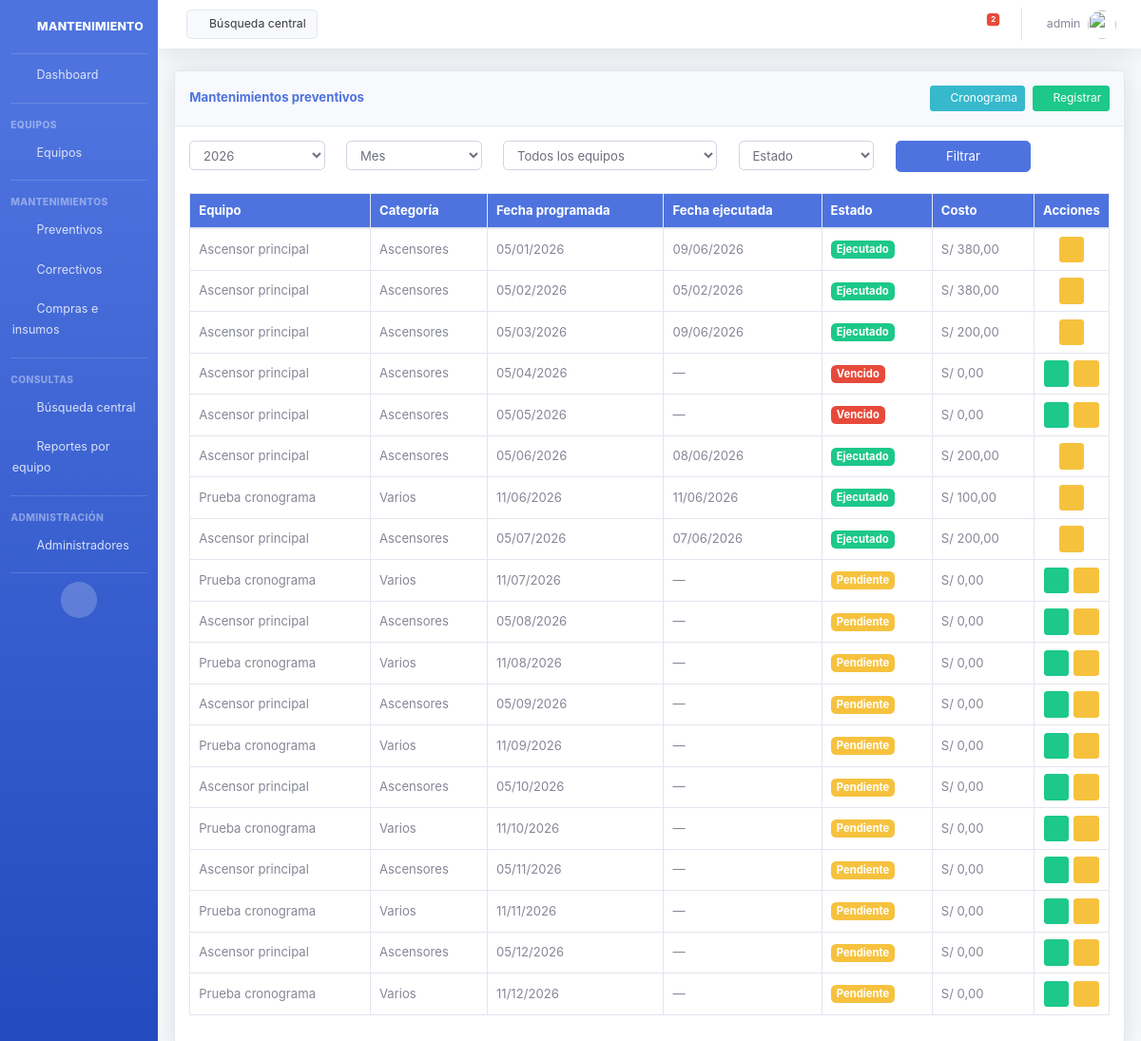
Screenshot of /api/preventivos/ (signed in) with the database file from the repository.
### core/models.py (models this page shows, shortened)
class Administrador(AbstractUser):
    pass

class MantenimientoPreventivo(models.Model):
    ESTADO_CHOICES = [
        ('pendiente', 'Pendiente'),
        ('ejecutado', 'Ejecutado'),
        ('vencido', 'Vencido'),
    ]
    equipo = models.ForeignKey(Equipo, on_delete=models.CASCADE, related_name='mantenimientos_preventivos')
    fecha_programada = models.DateField()
    fecha_ejecutada = models.DateField(null=True, blank=True)
    estado = models.CharField(max_length=20, choices=ESTADO_CHOICES, default='pendiente')
    descripcion = models.TextField(blank=True, verbose_name='Descripción del trabajo')
    costo = models.DecimalField(max_digits=10, decimal_places=2, default=0)
    tecnico_responsable = models.CharField(max_length=200, blank=True)
    observaciones = models.TextField(blank=True)
    registrado_por = models.ForeignKey(get_user_model(), on_delete=models.SET_NULL, null=True, blank=True)
    fecha_registro = models.DateTimeField(auto_now_add=True)
    class Meta:
        ordering = ['fecha_programada']
        verbose_name = 'Mantenimiento preventivo'
        verbose_name_plural = 'Mantenimientos preventivos'
        unique_together = ['equipo', 'fecha_programada']

class Equipo(models.Model):
    nombre = models.CharField(max_length=200)
    categoria = models.CharField(max_length=80, choices=CATEGORIA_EQUIPO_CHOICES, default='varios')
    ubicacion = models.CharField(max_length=200)
    marca = models.CharField(max_length=100, blank=True)
    modelo = models.CharField(max_length=100, blank=True)
    numero_serie = models.CharField(max_length=100, blank=True)
    frecuencia_preventiva = models.CharField(max_length=20, choices=FRECUENCIA_CHOICES, default='mensual')
    fecha_base_programacion = models.DateField(help_text='Fecha de referencia para el cronograma anual')
    proveedor_servicio = models.CharField(max_length=200, blank=True)
    observaciones = models.TextField(blank=True)
    activo = models.BooleanField(default=True)
    fecha_registro = models.DateTimeField(auto_now_add=True)
    class Meta:
        ordering = ['categoria', 'nombre']
        verbose_name = 'Equipo'
        verbose_name_plural = 'Equipos'

### core/views.py (the view)
# urls.py: path('preventivos/', preventivos_list, name='preventivos-list'),
def preventivos_list(request):
    actualizar_estados_vencidos()
    anio_filtro = _anio_filtro_listado(request)
    mes = request.GET.get('mes')
    equipo_id = request.GET.get('equipo')
    estado = request.GET.get('estado', '')
    preventivos = MantenimientoPreventivo.objects.select_related('equipo')
    if anio_filtro is not None:
        preventivos = preventivos.filter(fecha_programada__year=anio_filtro)
    if mes:
        preventivos = preventivos.filter(fecha_programada__month=int(mes))
    if equipo_id:
        preventivos = preventivos.filter(equipo_id=int(equipo_id))
    if estado:
        preventivos = preventivos.filter(estado=estado)
    preventivos = preventivos.order_by('fecha_programada')
    return render(request, 'core/preventivos_list.html', {
        'preventivos': preventivos,
        'estado_seleccionado': estado,
        **_contexto_filtros(request),
    })

### core/views.py (called while the page is built)
def _contexto_filtros(request):
    hoy = date.today()
    return {
        'anio_seleccionado': request.GET.get('anio', hoy.year),
        'mes_seleccionado': request.GET.get('mes', ''),
        'equipo_seleccionado': request.GET.get('equipo', ''),
        'q': request.GET.get('q', ''),
        'anios_disponibles': list(range(hoy.year - 2, hoy.year + 3)),
        'meses_disponibles': MESES,
        'equipos_filtro': Equipo.objects.filter(activo=True),
    }

def _anio_filtro_listado(request):
    hoy = date.today()
    if 'anio' not in request.GET:
        return hoy.year
    anio = request.GET.get('anio', '')
    return int(anio) if anio else None

def actualizar_estados_vencidos():
    MantenimientoPreventivo.objects.filter(
        estado='pendiente',
        fecha_programada__lt=date.today(),
    ).update(estado='vencido')

### core/templates/core/preventivos_list.html (shortened to what this page needs)
{% extends 'core/base.html' %}
{% block content %}
<div class="card shadow mb-4">
    <div class="card-header py-3 d-flex justify-content-between align-items-center flex-wrap">
        <h6 class="m-0 font-weight-bold text-primary">Mantenimientos preventivos</h6>
        <div class="mt-2 mt-md-0">
            <a href="{% url 'cronograma-preventivos' %}" class="btn btn-info btn-sm mr-1"><i class="fas fa-calendar"></i> Cronograma</a>
            <a href="{% url 'preventivo-create' %}" class="btn btn-success btn-sm"><i class="fas fa-plus"></i> Registrar</a>
        </div>
    </div>
    <div class="card-body">
        {% include 'core/partials/filtros_listado.html' %}
        <div class="table-responsive mt-3">
            <table id="tabla-datos" class="table table-bordered table-hover">
                <thead class="bg-primary text-white">
                    <tr>
                        <th>Equipo</th>
                        <th>Categoría</th>
                        <th>Fecha programada</th>
                        <th>Fecha ejecutada</th>
                        <th>Estado</th>
                        <th>Costo</th>
                        <th class="col-acciones">Acciones</th>
                    </tr>
                </thead>
                <tbody>
                    {% for p in preventivos %}
                    <tr>
                        <td>{{ p.equipo.nombre }}</td>
                        <td>{{ p.equipo.get_categoria_display }}</td>
                        <td data-order="{{ p.fecha_programada|date:'Y-m-d' }}">{{ p.fecha_programada|date:"d/m/Y" }}</td>
                        <td data-order="{% if p.fecha_ejecutada %}{{ p.fecha_ejecutada|date:'Y-m-d' }}{% endif %}">{{ p.fecha_ejecutada|date:"d/m/Y"|default:"—" }}</td>
                        <td>
                            <span class="badge badge-{% if p.estado == 'ejecutado' %}success{% elif p.estado == 'vencido' %}danger{% else %}warning{% endif %}">
                                {{ p.get_estado_display }}
                            </span>
                        </td>
                        <td>S/ {{ p.costo|floatformat:2 }}</td>
                        <td class="td-acciones">
                            <div class="tabla-acciones">
                                {% if p.estado != 'ejecutado' %}
                                <a href="{% url 'preventivo-ejecutar' p.id %}" class="btn btn-success btn-sm" title="Marcar ejecutado"><i class="fas fa-check"></i></a>
                                {% endif %}
                                <a href="{% url 'preventivo-edit' p.id %}" class="btn btn-warning btn-sm" title="Editar"><i class="fas fa-edit"></i></a>
                            </div>
                        </td>
                    </tr>
                    {% endfor %}
                </tbody>
            </table>
        </div>
    </div>
</div>
{% endblock %}
{% block extra_css %}
<link rel="stylesheet" href="https://cdn.datatables.net/1.13.6/css/dataTables.bootstrap4.min.css">
{% endblock %}

### core/templates/core/header.html (shortened to what this page needs)
{% load static %}
<nav class="navbar navbar-expand navbar-light bg-white topbar mb-4 static-top shadow">
    <a href="{% url 'busqueda-central' %}" class="d-none d-sm-inline-block btn btn-light border small mr-auto ml-md-3 my-2 my-md-0">
        <i class="fas fa-search fa-sm"></i> Búsqueda central
    </a>
    <ul class="navbar-nav ml-auto">
        <li class="nav-item dropdown no-arrow mx-1">
            <a class="nav-link dropdown-toggle" href="#" id="alertsDropdown" role="button" data-toggle="dropdown"
               aria-haspopup="true" aria-expanded="false">
                <i class="fas fa-bell fa-fw"></i>
                <span class="badge badge-danger badge-counter" id="alert-count">0</span>
            </a>
        </li>
        <li class="nav-item dropdown no-arrow">
            <a class="nav-link dropdown-toggle" href="#" id="userDropdown" role="button"
               data-toggle="dropdown" aria-haspopup="true" aria-expanded="false">
                <span class="mr-2 d-none d-lg-inline text-gray-600 small">{{ request.user.username }}</span>
                <img class="img-profile rounded-circle" src="{% static 'img/undraw_profile.svg' %}">
            </a>
        </li>
    </ul>
</nav>

### core/static/css/mantenimiento.css (style rules this page uses)
html { font-size: 15px; }
body { font-size: 0.9375rem; }
h6, .h6 { font-size: 0.88rem; }
.table { font-size: 0.875rem; }
.table th, .table td { padding: 0.5rem 0.6rem; vertical-align: middle; }
.btn { font-size: 0.875rem; }
.btn-sm { font-size: 0.8rem; padding: 0.25rem 0.5rem; }
.card-header { padding: 0.6rem 1rem; }
.card-body { padding: 1rem; }
.badge { font-size: 0.75rem; padding: 0.35em 0.55em; }
.small, small { font-size: 0.82rem; }
.topbar { height: 3.4rem !important; }
.topbar .nav-link { font-size: 0.875rem; }
.tabla-acciones { display: inline-flex; flex-wrap: nowrap; align-items: center; justify-content: center; gap: 0.35rem; }
.tabla-acciones .btn { margin: 0; flex-shrink: 0; }
td.td-acciones, th.col-acciones { text-align: center; white-space: nowrap; width: 1%; }

### rows the page displays
Administrador: user.username "admin"
MantenimientoPreventivo: equipo.nombre "Ascensor principal", equipo.categoria "Ascensores", fecha_programada "05/01/2026", fecha_ejecutada "09/06/2026", estado "Ejecutado", costo "380,00"
MantenimientoPreventivo: equipo.nombre "Ascensor principal", equipo.categoria "Ascensores", fecha_programada "05/02/2026", fecha_ejecutada "05/02/2026", estado "Ejecutado", costo "380,00"
MantenimientoPreventivo: equipo.nombre "Ascensor principal", equipo.categoria "Ascensores", fecha_programada "05/03/2026", fecha_ejecutada "09/06/2026", estado "Ejecutado", costo "200,00"
MantenimientoPreventivo: equipo.nombre "Ascensor principal", equipo.categoria "Ascensores", fecha_programada "05/04/2026", fecha_ejecutada "—", estado "Vencido", costo "0,00"
MantenimientoPreventivo: equipo.nombre "Ascensor principal", equipo.categoria "Ascensores", fecha_programada "05/05/2026", fecha_ejecutada "—", estado "Vencido", costo "0,00"
MantenimientoPreventivo: equipo.nombre "Ascensor principal", equipo.categoria "Ascensores", fecha_programada "05/06/2026", fecha_ejecutada "08/06/2026", estado "Ejecutado", costo "200,00"
MantenimientoPreventivo: equipo.nombre "Prueba cronograma", equipo.categoria "Varios", fecha_programada "11/06/2026", fecha_ejecutada "11/06/2026", estado "Ejecutado", costo "100,00"
MantenimientoPreventivo: equipo.nombre "Ascensor principal", equipo.categoria "Ascensores", fecha_programada "05/07/2026", fecha_ejecutada "07/06/2026", estado "Ejecutado", costo "200,00"
MantenimientoPreventivo: equipo.nombre "Prueba cronograma", equipo.categoria "Varios", fecha_programada "11/07/2026", fecha_ejecutada "—", estado "Pendiente", costo "0,00"
MantenimientoPreventivo: equipo.nombre "Ascensor principal", equipo.categoria "Ascensores", fecha_programada "05/08/2026", fecha_ejecutada "—", estado "Pendiente", costo "0,00"
MantenimientoPreventivo: equipo.nombre "Prueba cronograma", equipo.categoria "Varios", fecha_programada "11/08/2026", fecha_ejecutada "—", estado "Pendiente", costo "0,00"
MantenimientoPreventivo: equipo.nombre "Ascensor principal", equipo.categoria "Ascensores", fecha_programada "05/09/2026", fecha_ejecutada "—", estado "Pendiente", costo "0,00"
MantenimientoPreventivo: equipo.nombre "Prueba cronograma", equipo.categoria "Varios", fecha_programada "11/09/2026", fecha_ejecutada "—", estado "Pendiente", costo "0,00"
MantenimientoPreventivo: equipo.nombre "Ascensor principal", equipo.categoria "Ascensores", fecha_programada "05/10/2026", fecha_ejecutada "—", estado "Pendiente", costo "0,00"
MantenimientoPreventivo: equipo.nombre "Prueba cronograma", equipo.categoria "Varios", fecha_programada "11/10/2026", fecha_ejecutada "—", estado "Pendiente", costo "0,00"
MantenimientoPreventivo: equipo.nombre "Ascensor principal", equipo.categoria "Ascensores", fecha_programada "05/11/2026", fecha_ejecutada "—", estado "Pendiente", costo "0,00"
MantenimientoPreventivo: equipo.nombre "Prueba cronograma", equipo.categoria "Varios", fecha_programada "11/11/2026", fecha_ejecutada "—", estado "Pendiente", costo "0,00"
MantenimientoPreventivo: equipo.nombre "Ascensor principal", equipo.categoria "Ascensores", fecha_programada "05/12/2026", fecha_ejecutada "—", estado "Pendiente", costo "0,00"
MantenimientoPreventivo: equipo.nombre "Prueba cronograma", equipo.categoria "Varios", fecha_programada "11/12/2026", fecha_ejecutada "—", estado "Pendiente", costo "0,00"

### other values shown
form field anio "2026"
